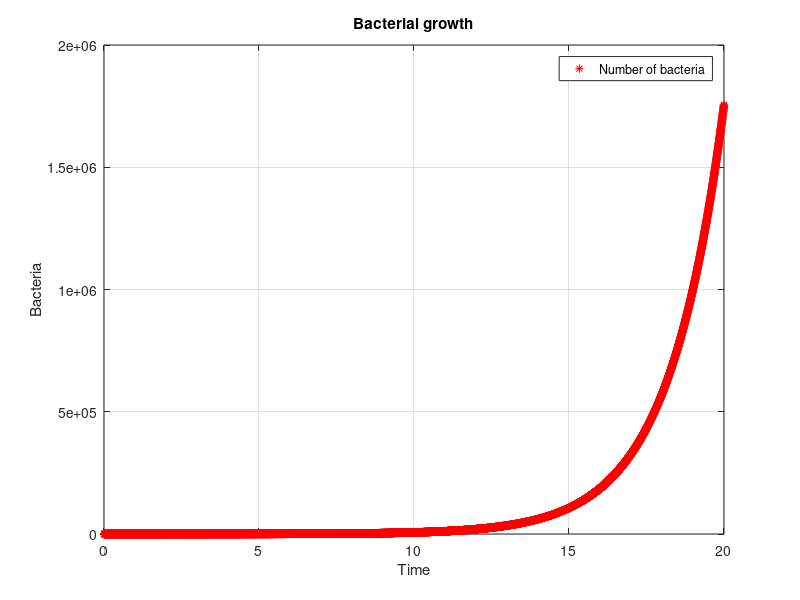

Write the MATLAB code that produced this figure.
% Clear previous junk
clear all;
clc;

% Set up needed variables
A = 24;
C = 0.56;
t = linspace(0,20,10000);

% Calculate bacterial growth
B = A.*exp(C.*t);

% Plot the graph
plot(t,B, 'r*');
grid on;legend("Number of bacteria");xlabel("Time");ylabel("Bacteria");title("Bacterial growth");
